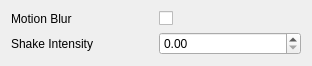
<?xml version="1.0" encoding="UTF-8"?>
<ui version="4.0">
 <class>Form</class>
 <widget class="QWidget" name="Form">
  <property name="geometry">
   <rect>
    <x>0</x>
    <y>0</y>
    <width>312</width>
    <height>63</height>
   </rect>
  </property>
  <property name="windowTitle">
   <string>Form</string>
  </property>
  <layout class="QVBoxLayout" name="verticalLayout">
   <item>
    <layout class="QHBoxLayout" name="horizontalLayout">
     <item>
      <widget class="QLabel" name="label">
       <property name="minimumSize">
        <size>
         <width>75</width>
         <height>0</height>
        </size>
       </property>
       <property name="text">
        <string>Motion Blur</string>
       </property>
      </widget>
     </item>
     <item>
      <widget class="QCheckBox" name="uiMotionBlur">
       <property name="text">
        <string/>
       </property>
      </widget>
     </item>
    </layout>
   </item>
   <item>
    <layout class="QHBoxLayout" name="horizontalLayout_2">
     <item>
      <widget class="QLabel" name="label_2">
       <property name="minimumSize">
        <size>
         <width>75</width>
         <height>0</height>
        </size>
       </property>
       <property name="text">
        <string>Shake Intensity</string>
       </property>
      </widget>
     </item>
     <item>
      <widget class="QDoubleSpinBox" name="uiShakeIntensity"/>
     </item>
    </layout>
   </item>
  </layout>
 </widget>
 <resources/>
 <connections/>
</ui>
